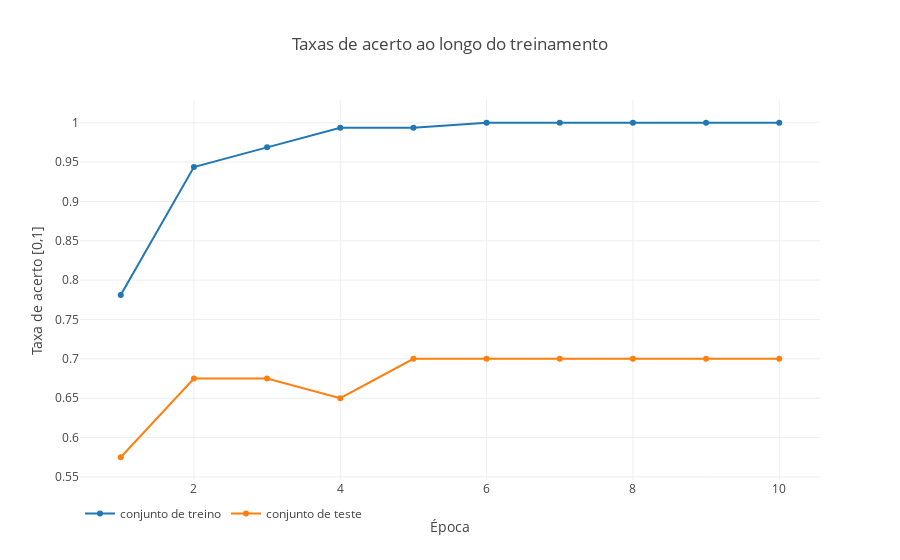
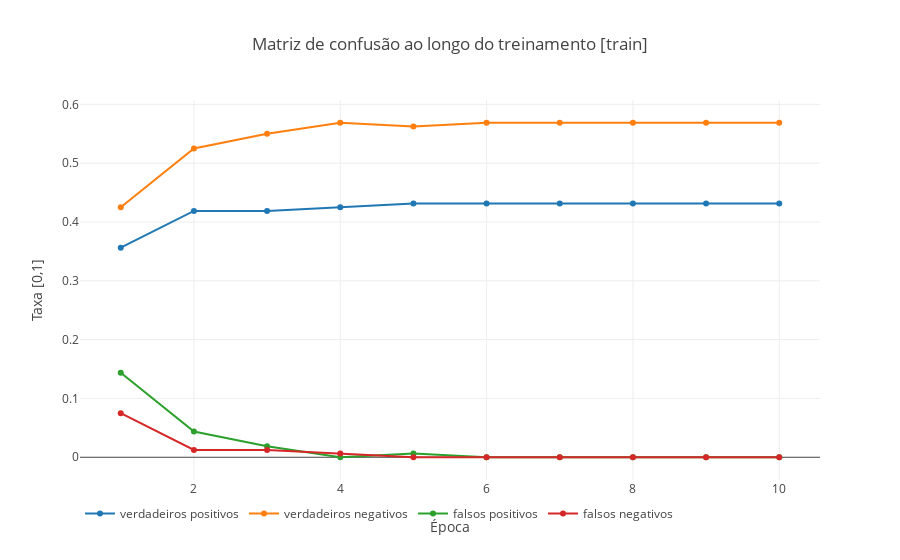
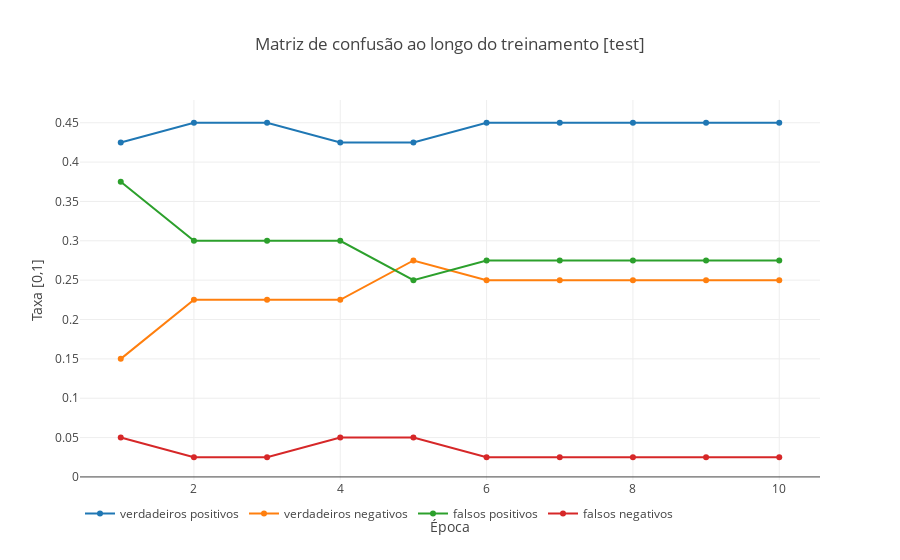

The code cell stored with these charts, in order, in its notebook:
### Markdown cell above
Como exemplo de treinamento e convergência as Figura \ref{fig:ps1tx}, \ref{fig:ps1cm_tr} e \ref{fig:ps1cm_ts} foram geradas a partir do código a seguir:

### Code cell
ps = PerceptronSimples(7000,1)
ps.initParam()

X_tr, X_ts, Y_tr, Y_ts = train_test_split(X_v4.values, Y.values, test_size=0.2)
ps.treinar(X_tr, Y_tr, X_ts, Y_ts, eta=.01, nEpocas=10)

ps.plotTrainHist()

### Figure 1 — Plotly figure (JSON) as saved in the notebook; plotly's stock layout.template omitted (floating-point values rounded to 4 significant figures)
{"data": [{"mode": "lines+markers", "name": "conjunto de treino", "type": "scatter", "uid": "1958f49c-a1e4-11e8-84a2-d05349f0ce53", "x": [1, 2, 3, 4, 5, 6, 7, 8, 9, 10], "y": [0.7812, 0.9437, 0.9688, 0.9938, 0.9938, 1, 1, 1, 1, 1]}, {"mode": "lines+markers", "name": "conjunto de teste", "type": "scatter", "uid": "1958f49d-a1e4-11e8-84a2-d05349f0ce53", "x": [1, 2, 3, 4, 5, 6, 7, 8, 9, 10], "y": [0.575, 0.675, 0.675, 0.65, 0.7, 0.7, 0.7, 0.7, 0.7, 0.7]}], "layout": {"legend": {"orientation": "h", "y": -0.05}, "title": "Taxas de acerto ao longo do treinamento", "xaxis": {"title": "Época"}, "yaxis": {"title": "Taxa de acerto [0,1]"}}}

### Figure 2 — Plotly figure (JSON) as saved in the notebook; plotly's stock layout.template omitted (floating-point values rounded to 4 significant figures)
{"data": [{"mode": "lines+markers", "name": "verdadeiros positivos", "type": "scatter", "uid": "1958f49e-a1e4-11e8-84a2-d05349f0ce53", "x": [1, 2, 3, 4, 5, 6, 7, 8, 9, 10], "y": [0.3563, 0.4188, 0.4188, 0.425, 0.4313, 0.4313, 0.4313, 0.4313, 0.4313, 0.4313]}, {"mode": "lines+markers", "name": "verdadeiros negativos", "type": "scatter", "uid": "1958f49f-a1e4-11e8-84a2-d05349f0ce53", "x": [1, 2, 3, 4, 5, 6, 7, 8, 9, 10], "y": [0.425, 0.525, 0.55, 0.5687, 0.5625, 0.5687, 0.5687, 0.5687, 0.5687, 0.5687]}, {"mode": "lines+markers", "name": "falsos positivos", "type": "scatter", "uid": "1958f4a0-a1e4-11e8-84a2-d05349f0ce53", "x": [1, 2, 3, 4, 5, 6, 7, 8, 9, 10], "y": [0.1437, 0.04375, 0.01875, 0, 0.00625, 0, 0, 0, 0, 0]}, {"mode": "lines+markers", "name": "falsos negativos", "type": "scatter", "uid": "1958f4a1-a1e4-11e8-84a2-d05349f0ce53", "x": [1, 2, 3, 4, 5, 6, 7, 8, 9, 10], "y": [0.075, 0.0125, 0.0125, 0.00625, 0, 0, 0, 0, 0, 0]}], "layout": {"legend": {"orientation": "h", "y": -0.05}, "title": "Matriz de confusão ao longo do treinamento [train]", "xaxis": {"title": "Época"}, "yaxis": {"title": "Taxa [0,1]"}}}

### Figure 3 — Plotly figure (JSON) as saved in the notebook; plotly's stock layout.template omitted (floating-point values rounded to 4 significant figures)
{"data": [{"mode": "lines+markers", "name": "verdadeiros positivos", "type": "scatter", "uid": "1958f4a2-a1e4-11e8-84a2-d05349f0ce53", "x": [1, 2, 3, 4, 5, 6, 7, 8, 9, 10], "y": [0.425, 0.45, 0.45, 0.425, 0.425, 0.45, 0.45, 0.45, 0.45, 0.45]}, {"mode": "lines+markers", "name": "verdadeiros negativos", "type": "scatter", "uid": "1958f4a3-a1e4-11e8-84a2-d05349f0ce53", "x": [1, 2, 3, 4, 5, 6, 7, 8, 9, 10], "y": [0.15, 0.225, 0.225, 0.225, 0.275, 0.25, 0.25, 0.25, 0.25, 0.25]}, {"mode": "lines+markers", "name": "falsos positivos", "type": "scatter", "uid": "1958f4a4-a1e4-11e8-84a2-d05349f0ce53", "x": [1, 2, 3, 4, 5, 6, 7, 8, 9, 10], "y": [0.375, 0.3, 0.3, 0.3, 0.25, 0.275, 0.275, 0.275, 0.275, 0.275]}, {"mode": "lines+markers", "name": "falsos negativos", "type": "scatter", "uid": "1958f4a5-a1e4-11e8-84a2-d05349f0ce53", "x": [1, 2, 3, 4, 5, 6, 7, 8, 9, 10], "y": [0.05, 0.025, 0.025, 0.05, 0.05, 0.025, 0.025, 0.025, 0.025, 0.025]}], "layout": {"legend": {"orientation": "h", "y": -0.05}, "title": "Matriz de confusão ao longo do treinamento [test]", "xaxis": {"title": "Época"}, "yaxis": {"title": "Taxa [0,1]"}}}
